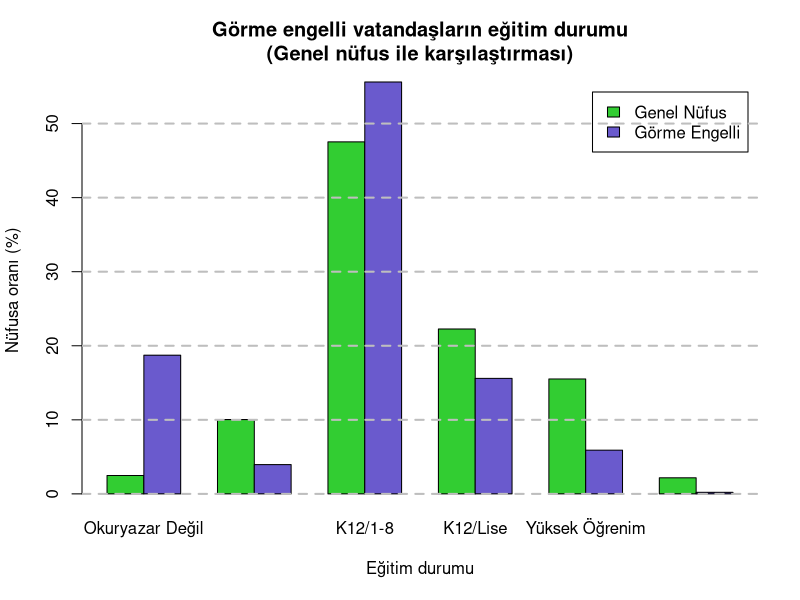

This chart was generated by the following R code:
# gorme-engelli.R

library(xtable)

veri <- read.csv(
    file = "istanbul.csv",
    stringsAsFactors = T
)

# Bilinmeyen levelleri düş.
eğitim <- droplevels(veri[veri$Eğitim.Durumu != "", ])

# Faktörleri eğitim seviyesine göre artan şekilde sırala.
eğitim$Eğitim.Durumu <- factor(
    eğitim$Eğitim.Durumu,
    levels = c(
        "Okuryazar Değil",	"Okuryazar",	"Özel Eğitim",
        "İlkokul",		"İlköğretim",	"Ortaokul",
        "Lise",			"Ön Lisans",	"Lisans",
        "Lisans Üstü"
    )
)

# Her seviyenin toplama oranla yüzdelik değeri.
görme.engelli.yüzdeler <-
    t(prop.table(table(eğitim$Eğitim.Durumu))) * 100



# Basitleştirilmiş eğitim verisi.
eğitim.basit <- eğitim

# Özel eğitimi K12 içerisine alıyorum çünkü genel nüfusla
# karşılaştırmak daha kolay öyle. Zaten yanlış bilmiyorsam bu tarz
# özel eğitim genelde K12 içerisinde veriliyor.
levels(eğitim.basit$Eğitim.Durumu) <- c(
    "Okuryazar Değil",	"Okuryazar",		"K12/1-8",
    "K12/1-8",		"K12/1-8",		"K12/1-8",
    "K12/Lise",		"Yüksek Öğrenim",	"Yüksek Öğrenim",
    "Lisans Üstü"
)

görme.engelli.basit.yüzdeler <-
    t(prop.table(table(eğitim.basit$Eğitim.Durumu))) * 100


# Genel nüfus.
#
# Not: bu veri 6 yaş ve üzeri vatandaşları sayıyor sadece.

tüik.eğitim <- read.csv(
    file = "tuik-egitim-edit.csv",
    stringsAsFactors = T,
    sep = "|"
)

genel.eğitim <-
    data.frame(
        Eğitim.Seviyesi = c(
            "Okuryazar Değil", "Okuryazar", "K12/1-8", "K12/Lise",
            "Yüksek Öğrenim", "Lisans Üstü"
        ),
        Sayı = rep(0, 6)
    )

genel.eğitim[genel.eğitim$Eğitim.Seviyesi == "Okuryazar Değil", ]$Sayı <-
    sum(tüik.eğitim[tüik.eğitim$Eğitim.Seviyesi ==
                    "Okuma Yazma Bilmeyen", ]$Sayı)

genel.eğitim[genel.eğitim$Eğitim.Seviyesi == "Okuryazar", ]$Sayı <-
    sum(tüik.eğitim[tüik.eğitim$Eğitim.Seviyesi ==
                    "Okuma Yazma Bilen Fakat Bir Okul Bitirmeyen", ]$Sayı)

genel.eğitim[genel.eğitim$Eğitim.Seviyesi == "K12/1-8", ]$Sayı <-
    sum(tüik.eğitim[tüik.eğitim$Eğitim.Seviyesi ==
                    "Ortaokul Veya Dengi Meslek Ortaokul", ]$Sayı) +
    sum(tüik.eğitim[tüik.eğitim$Eğitim.Seviyesi ==
                    "İlkokul", ]$Sayı) +
    sum(tüik.eğitim[tüik.eğitim$Eğitim.Seviyesi ==
                    "İlköğretim", ]$Sayı)

genel.eğitim[genel.eğitim$Eğitim.Seviyesi == "K12/Lise", ]$Sayı <-
    sum(tüik.eğitim[tüik.eğitim$Eğitim.Seviyesi ==
                    "Lise Ve Dengi Meslek Okulu", ]$Sayı)

genel.eğitim[genel.eğitim$Eğitim.Seviyesi == "Yüksek Öğrenim", ]$Sayı <-
    sum(tüik.eğitim[tüik.eğitim$Eğitim.Seviyesi ==
                    "Yüksekokul Veya Fakülte", ]$Sayı)

genel.eğitim[genel.eğitim$Eğitim.Seviyesi == "Lisans Üstü", ]$Sayı <-
    sum(tüik.eğitim[tüik.eğitim$Eğitim.Seviyesi == "Doktora", ]$Sayı) +
    sum(tüik.eğitim[tüik.eğitim$Eğitim.Seviyesi ==
                    "Yüksek Lisans (5 Veya 6 Yıllık Fakülteler Dahil)", ]$Sayı)

# Bu şuna eşdeğer: ‘table(eğitim.basit$Eğitim.Durumu)’
genel.eğitim <- structure(
    genel.eğitim$Sayı, names = genel.eğitim$Eğitim.Seviyesi)

genel.eğitim.basit.yüzdeler <- t(prop.table(genel.eğitim)) * 100


# Final grafik.

bileşik.yüzdeler <- as.data.frame(t(genel.eğitim.basit.yüzdeler))

colnames(bileşik.yüzdeler) <- c("Genel.Nüfus")

bileşik.yüzdeler$Görme.Engelli <-
    as.data.frame(görme.engelli.basit.yüzdeler[1, ])[, 1]

colnames(bileşik.yüzdeler) <- gsub("\\.", " ", colnames(bileşik.yüzdeler))

png(file = "final.png", width=1024, height=512)

barplot(
    t(bileşik.yüzdeler),
    beside = T,
    main = "Görme engelli vatandaşların eğitim durumu\
(Genel nüfus ile karşılaştırması)",
    ylab = "Nüfusa oranı (%)",
    xlab = "Eğitim durumu",
    col  = c("limegreen", "slateblue"),
    legend.text = colnames(bileşik.yüzdeler)
)

grid(nx = NA, ny = NULL, lty = 2, col = "gray", lwd = 2)

graphics.off

sink("table.html")

print(xtable(t(bileşik.yüzdeler)), type = "html")

sink()
